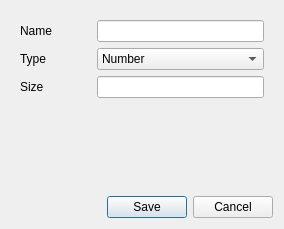
<?xml version="1.0" encoding="UTF-8"?>
<ui version="4.0">
 <class>AliasDialog</class>
 <widget class="QDialog" name="AliasDialog">
  <property name="geometry">
   <rect>
    <x>0</x>
    <y>0</y>
    <width>284</width>
    <height>229</height>
   </rect>
  </property>
  <property name="windowTitle">
   <string>Alias</string>
  </property>
  <layout class="QVBoxLayout" name="verticalLayout">
   <item>
    <widget class="QWidget" name="main" native="true">
     <layout class="QGridLayout" name="gridLayout" columnstretch="3,7">
      <item row="2" column="1">
       <widget class="QLineEdit" name="io_size">
        <property name="focusPolicy">
         <enum>Qt::ClickFocus</enum>
        </property>
        <property name="text">
         <string/>
        </property>
       </widget>
      </item>
      <item row="0" column="0">
       <widget class="QLabel" name="label">
        <property name="text">
         <string>Name</string>
        </property>
       </widget>
      </item>
      <item row="0" column="1">
       <widget class="QLineEdit" name="io_name">
        <property name="focusPolicy">
         <enum>Qt::ClickFocus</enum>
        </property>
        <property name="text">
         <string/>
        </property>
       </widget>
      </item>
      <item row="2" column="0">
       <widget class="QLabel" name="label_2">
        <property name="text">
         <string>Size</string>
        </property>
       </widget>
      </item>
      <item row="1" column="0">
       <widget class="QLabel" name="label_3">
        <property name="text">
         <string>Type</string>
        </property>
       </widget>
      </item>
      <item row="1" column="1">
       <widget class="QComboBox" name="io_type">
        <property name="focusPolicy">
         <enum>Qt::ClickFocus</enum>
        </property>
        <item>
         <property name="text">
          <string>Number</string>
         </property>
        </item>
        <item>
         <property name="text">
          <string>Character</string>
         </property>
        </item>
       </widget>
      </item>
      <item row="3" column="0">
       <spacer name="verticalSpacer">
        <property name="orientation">
         <enum>Qt::Vertical</enum>
        </property>
        <property name="sizeHint" stdset="0">
         <size>
          <width>20</width>
          <height>40</height>
         </size>
        </property>
       </spacer>
      </item>
     </layout>
    </widget>
   </item>
   <item>
    <widget class="QDialogButtonBox" name="buttons">
     <property name="orientation">
      <enum>Qt::Horizontal</enum>
     </property>
     <property name="standardButtons">
      <set>QDialogButtonBox::Cancel|QDialogButtonBox::Save</set>
     </property>
    </widget>
   </item>
  </layout>
 </widget>
 <resources/>
 <connections>
  <connection>
   <sender>buttons</sender>
   <signal>accepted()</signal>
   <receiver>AliasDialog</receiver>
   <slot>accept()</slot>
   <hints>
    <hint type="sourcelabel">
     <x>248</x>
     <y>254</y>
    </hint>
    <hint type="destinationlabel">
     <x>157</x>
     <y>274</y>
    </hint>
   </hints>
  </connection>
  <connection>
   <sender>buttons</sender>
   <signal>rejected()</signal>
   <receiver>AliasDialog</receiver>
   <slot>reject()</slot>
   <hints>
    <hint type="sourcelabel">
     <x>316</x>
     <y>260</y>
    </hint>
    <hint type="destinationlabel">
     <x>286</x>
     <y>274</y>
    </hint>
   </hints>
  </connection>
 </connections>
</ui>
